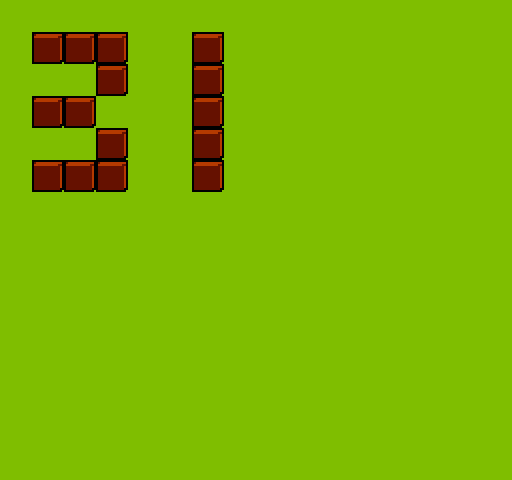

Rendered tile map (Tiled .tmx) drawn with the repository's tilesets; below, a short description and the full map source, tile grids included:
An orthogonal 16x15 tile map with 32x32 px tiles, 1 tile layer (Tile Layer 1).

<map version="1.0" orientation="orthogonal" renderorder="right-down" width="16" height="15" tilewidth="32" tileheight="32" nextobjectid="1">
 <tileset firstgid="1" name="t" tilewidth="32" tileheight="32" tilecount="56">
  <image source="MetaTiles.png" width="256" height="255" />
 </tileset>
 <layer name="Tile Layer 1" width="16" height="15">
  <data encoding="csv">
1,1,1,1,1,1,1,1,1,1,1,1,1,1,1,1,
1,3,3,3,1,1,3,1,1,1,1,1,1,1,1,1,
1,1,1,3,1,1,3,1,1,1,1,1,1,1,1,1,
1,3,3,1,1,1,3,1,1,1,1,1,1,1,1,1,
1,1,1,3,1,1,3,1,1,1,1,1,1,1,1,1,
1,3,3,3,1,1,3,1,1,1,1,1,1,1,1,1,
1,1,1,1,1,1,1,1,1,1,1,1,1,1,1,1,
1,1,1,1,1,1,1,1,1,1,1,1,1,1,1,1,
1,1,1,1,1,1,1,1,1,1,1,1,1,1,1,1,
1,1,1,1,1,1,1,1,1,1,1,1,1,1,1,1,
1,1,1,1,1,1,1,1,1,1,1,1,1,1,1,1,
1,1,1,1,1,1,1,1,1,1,1,1,1,1,1,1,
1,1,1,1,1,1,1,1,1,1,1,1,1,1,1,1,
1,1,1,1,1,1,1,1,1,1,1,1,1,1,1,1,
1,1,1,1,1,1,1,1,1,1,1,1,1,1,1,1
</data>
 </layer>
</map>